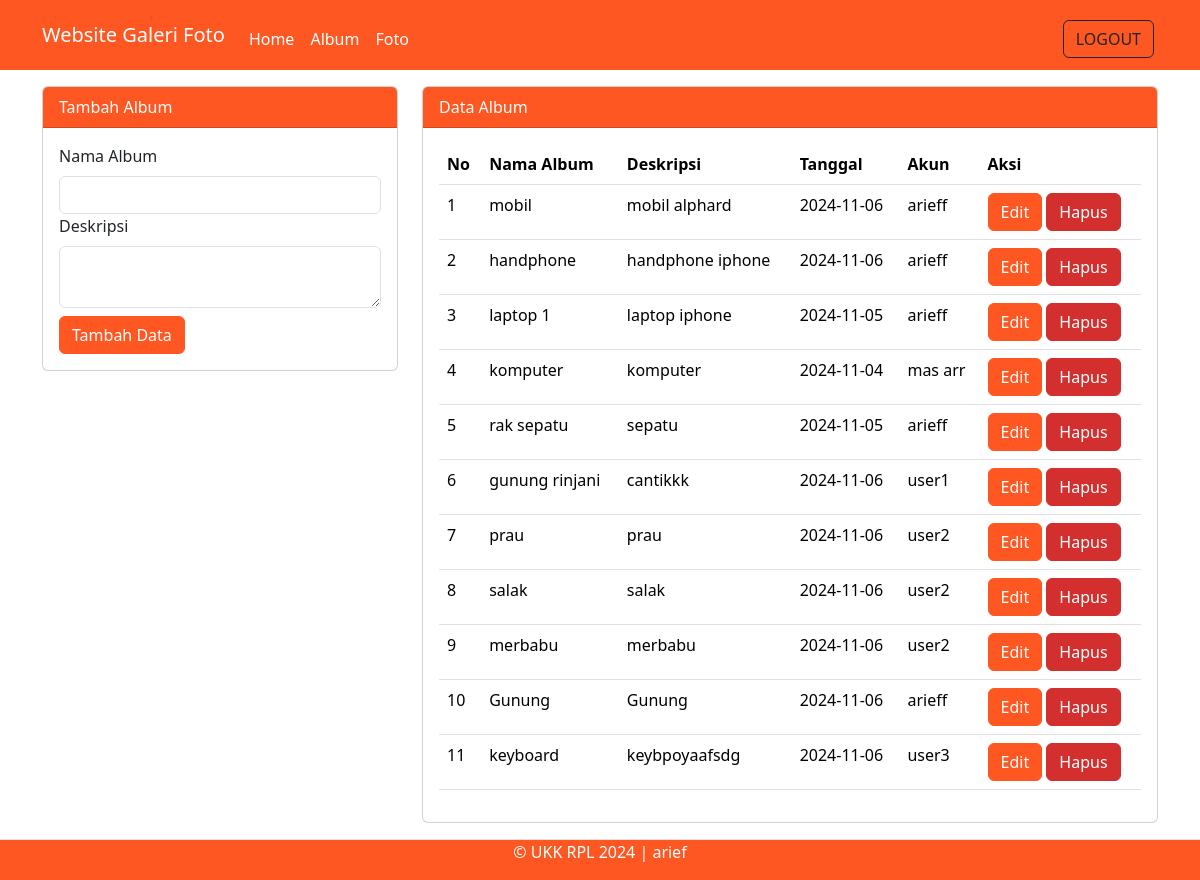
Page /admin/album.php (signed in) on the committed database.
### tables this page shows
CREATE TABLE `album` (
  `albumid` int(11) NOT NULL,
  `namaalbum` varchar(255) NOT NULL,
  `deskripsi` text NOT NULL,
  `tanggalbuat` date NOT NULL,
  `userid` int(11) NOT NULL
);

CREATE TABLE `user` (
  `userid` int(11) NOT NULL,
  `username` varchar(255) NOT NULL,
  `password` varchar(255) NOT NULL,
  `email` varchar(255) NOT NULL,
  `namalengkap` varchar(255) NOT NULL,
  `alamat` text NOT NULL,
  `role` enum('admin','user') NOT NULL
);

### admin/album.php (the view, shortened to what this page needs)
<?php
include '../config/koneksi.php';
?>
<!DOCTYPE html>
<html lang="en">
<head>
    <link rel="stylesheet" type="text/css" href="../assets/css/bootstrap.min.css">
</head>
<body>
<nav class="navbar navbar-expand-lg">
  <div class="container">
    <a class="navbar-brand" href="index.php">Website Galeri Foto</a>
    <div class="collapse navbar-collapse mt-2" id="navbarNavAltMarkup">
      <div class="navbar-nav me-auto">
        <a href="home.php" class="nav-link">Home</a>
        <a href="album.php" class="nav-link">Album</a>
        <a href="foto.php" class="nav-link">Foto</a>
      </div>
      <a href="../config/aksi_logout.php" class="btn btn-outline-dark m-1">LOGOUT</a>
    </div>
  </div>
</nav>
<div class="container mt-3">
    <div class="row">
        <div class="col-md-4">
        <div class="card">
            <div class="card-header">Tambah Album</div>
            <div class="card-body">
                <form action="../config/aksi_album.php" method="POST">
                    <label class="form-label">Nama Album</label>
                    <input type="text" name="namaalbum" class="form-control" required>
                    <label class="form-label">Deskripsi</label>
                    <textarea class="form-control" name="deskripsi" required></textarea>
                    <button type="submit" class="btn btn-primary mt-2" name="tambah">Tambah Data</button>
                </form>
            </div>
        </div>
        </div>
        <div class="col-md-8">
        <div class="card">
            <div class="card-header">Data Album</div>
            <div class="card-body">
                <table class="table">
                    <thead>
                        <tr>
                            <th>No</th>
                            <th>Nama Album</th>
                            <th>Deskripsi</th>
                            <th>Tanggal</th>
                            <th>Akun</th>
                            <th>Aksi</th>
                        </tr>
                    </thead>
                    <tbody>
                        <?php
                        $no = 1;
                        $sql = mysqli_query($koneksi,"SELECT * FROM album INNER JOIN user ON album.userid=user.userid");
                        while($data = mysqli_fetch_array($sql)) {
                        ?>
                        <tr>
                            <td> <?php echo $no++ ?></td>
                            <td> <?php echo $data['namaalbum'] ?></td>
                            <td> <?php echo $data['deskripsi'] ?></td>
                            <td> <?php echo $data['tanggalbuat'] ?></td>
                            <td> <?php echo $data['namalengkap'] ?></td>
                            <td>
                                <button type="button" class="btn btn-primary" data-bs-toggle="modal" data-bs-target="#edit<?php echo$data['albumid'] ?>">
                                    Edit
                                </button>
                                <button type="button" class="btn btn-danger" data-bs-toggle="modal" data-bs-target="#hapus<?php echo$data['albumid'] ?>">
                                    Hapus
                                </button>
                            </td>
                        </tr>
                        <?php } ?>
                    </tbody>
                </table>
            </div>
        </div>
        </div>
    </div>
</div>
<footer class="d-flex justify-content-center border-top mt-3">
    <p>&copy; UKK RPL 2024 | arief</p>
</footer>
</body>
</html>

### admin/album.php (style rules this page uses)
.navbar, .card-header, .modal-header, footer { background-color: #ff5722; color: white; }
.navbar .navbar-brand, footer p, .nav-link { color: white; }
.btn-primary { background-color: #ff5722; border-color: #ff5722; }
.btn-danger { background-color: #d32f2f; border-color: #d32f2f; }

### rows in the picture
album: namaalbum "mobil", deskripsi "mobil alphard", tanggalbuat "2024-11-06", userid.namalengkap "arieff"
album: namaalbum "handphone", deskripsi "handphone iphone", tanggalbuat "2024-11-06", userid.namalengkap "arieff"
album: namaalbum "laptop 1", deskripsi "laptop iphone", tanggalbuat "2024-11-05", userid.namalengkap "arieff"
album: namaalbum "komputer", deskripsi "komputer", tanggalbuat "2024-11-04", userid.namalengkap "mas arr"
album: namaalbum "rak sepatu", deskripsi "sepatu", tanggalbuat "2024-11-05", userid.namalengkap "arieff"
album: namaalbum "gunung rinjani", deskripsi "cantikkk", tanggalbuat "2024-11-06", userid.namalengkap "user1"
album: namaalbum "prau", deskripsi "prau", tanggalbuat "2024-11-06", userid.namalengkap "user2"
album: namaalbum "salak", deskripsi "salak", tanggalbuat "2024-11-06", userid.namalengkap "user2"
album: namaalbum "merbabu", deskripsi "merbabu", tanggalbuat "2024-11-06", userid.namalengkap "user2"
album: namaalbum "Gunung", deskripsi "Gunung", tanggalbuat "2024-11-06", userid.namalengkap "arieff"
album: namaalbum "keyboard", deskripsi "keybpoyaafsdg", tanggalbuat "2024-11-06", userid.namalengkap "user3"
